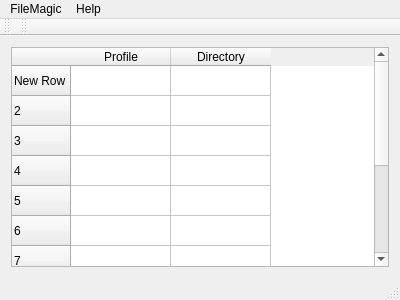
<?xml version="1.0" encoding="UTF-8"?>
<ui version="4.0">
 <class>MainWindow</class>
 <widget class="QMainWindow" name="MainWindow">
  <property name="geometry">
   <rect>
    <x>0</x>
    <y>0</y>
    <width>400</width>
    <height>300</height>
   </rect>
  </property>
  <property name="mouseTracking">
   <bool>false</bool>
  </property>
  <property name="windowTitle">
   <string>MainWindow</string>
  </property>
  <widget class="QWidget" name="centralWidget">
   <layout class="QVBoxLayout" name="verticalLayout">
    <item>
     <widget class="QTableWidget" name="tableWidget">
      <property name="sortingEnabled">
       <bool>true</bool>
      </property>
      <property name="rowCount">
       <number>11</number>
      </property>
      <property name="columnCount">
       <number>2</number>
      </property>
      <row>
       <property name="text">
        <string>New Row</string>
       </property>
      </row>
      <row/>
      <row/>
      <row/>
      <row/>
      <row/>
      <row/>
      <row/>
      <row/>
      <row/>
      <row/>
      <column>
       <property name="text">
        <string>Profile</string>
       </property>
      </column>
      <column>
       <property name="text">
        <string>Directory</string>
       </property>
      </column>
     </widget>
    </item>
   </layout>
  </widget>
  <widget class="QMenuBar" name="menuBar">
   <property name="geometry">
    <rect>
     <x>0</x>
     <y>0</y>
     <width>400</width>
     <height>22</height>
    </rect>
   </property>
   <widget class="QMenu" name="menuFileMagic">
    <property name="title">
     <string>FileMagic</string>
    </property>
    <addaction name="actionNew_Profile"/>
   </widget>
   <widget class="QMenu" name="menuAbout">
    <property name="title">
     <string>Help</string>
    </property>
    <addaction name="actionAbout"/>
   </widget>
   <addaction name="menuFileMagic"/>
   <addaction name="menuAbout"/>
  </widget>
  <widget class="QToolBar" name="mainToolBar">
   <attribute name="toolBarArea">
    <enum>TopToolBarArea</enum>
   </attribute>
   <attribute name="toolBarBreak">
    <bool>false</bool>
   </attribute>
  </widget>
  <widget class="QStatusBar" name="statusBar"/>
  <widget class="QToolBar" name="toolBar">
   <property name="windowTitle">
    <string>toolBar</string>
   </property>
   <attribute name="toolBarArea">
    <enum>TopToolBarArea</enum>
   </attribute>
   <attribute name="toolBarBreak">
    <bool>false</bool>
   </attribute>
  </widget>
  <action name="actionNew_Profile">
   <property name="text">
    <string>New Profile</string>
   </property>
  </action>
  <action name="actionAbout">
   <property name="text">
    <string>About</string>
   </property>
  </action>
 </widget>
 <layoutdefault spacing="6" margin="11"/>
 <resources/>
 <connections/>
</ui>
